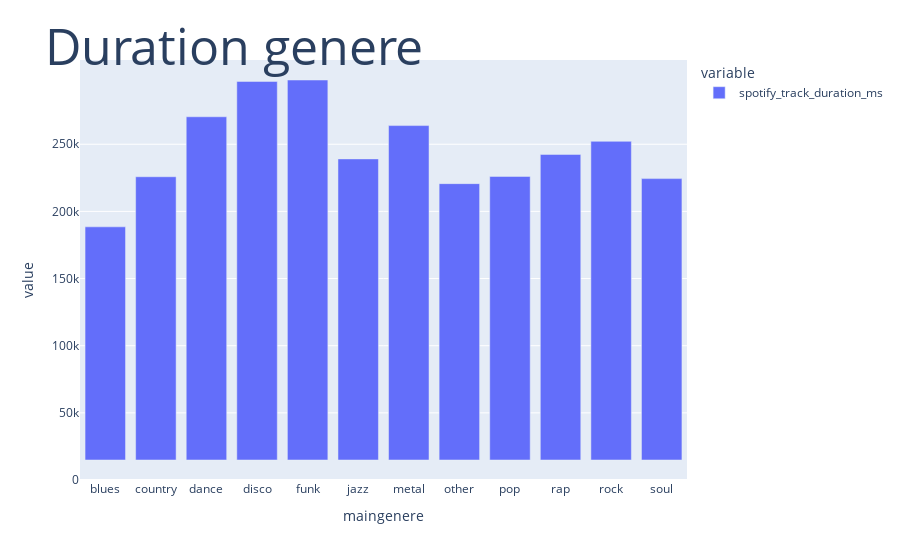

Notebook source saved alongside this figure:
### Code cell
col=sb.color_palette('pastel6')
fig3 = px.bar(top_12_genere_gb, x=top_12_genere_gb.index, y=['spotify_track_duration_ms'], barmode='group')
fig3.update_layout(title=dict(text="Duration genere", font=dict(size=50), automargin=True, yref='paper'))
fig3.show()

### Figure 1 — Plotly figure (JSON) as saved in the notebook; plotly's stock layout.template omitted (floating-point values rounded to 4 significant figures)
{"data": [{"alignmentgroup": "True", "hovertemplate": "variable=spotify_track_duration_ms<br>maingenere=%{x}<br>value=%{y}<extra></extra>", "legendgroup": "spotify_track_duration_ms", "marker": {"color": "#636efa", "pattern": {"shape": ""}}, "name": "spotify_track_duration_ms", "offsetgroup": "spotify_track_duration_ms", "orientation": "v", "showlegend": true, "textposition": "auto", "type": "bar", "x": ["blues", "country", "dance", "disco", "funk", "jazz", "metal", "other", "pop", "rap", "rock", "soul"], "xaxis": "x", "y": [173600.0, 210900.0, 255600.0, 281900.0, 283000.0, 224200.0, 249000.0, 205800.0, 211200.0, 227500.0, 237300.0, 209500.0], "yaxis": "y"}], "layout": {"barmode": "group", "legend": {"title": {"text": "variable"}, "tracegroupgap": 0}, "margin": {"t": 60}, "title": {"automargin": true, "font": {"size": 50}, "text": "Duration genere", "yref": "paper"}, "xaxis": {"anchor": "y", "domain": [0, 1], "title": {"text": "maingenere"}}, "yaxis": {"anchor": "x", "domain": [0, 1], "title": {"text": "value"}}}}
